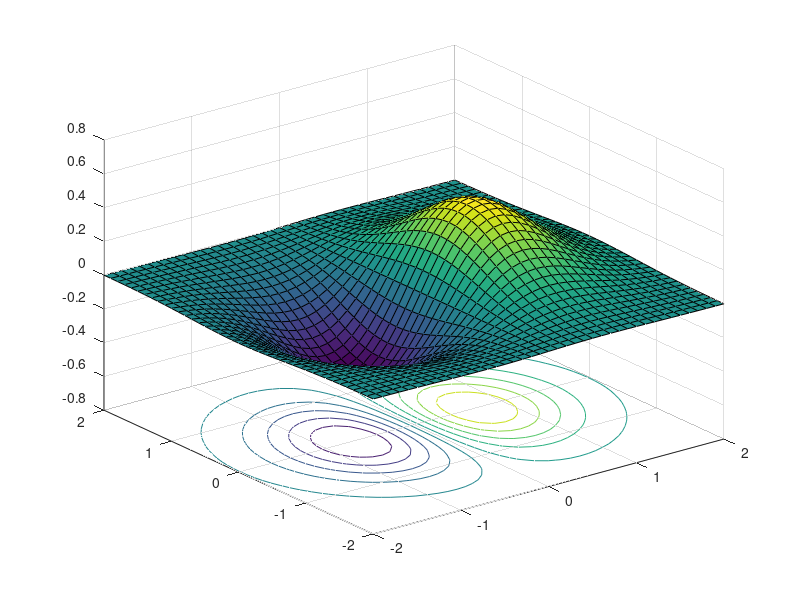
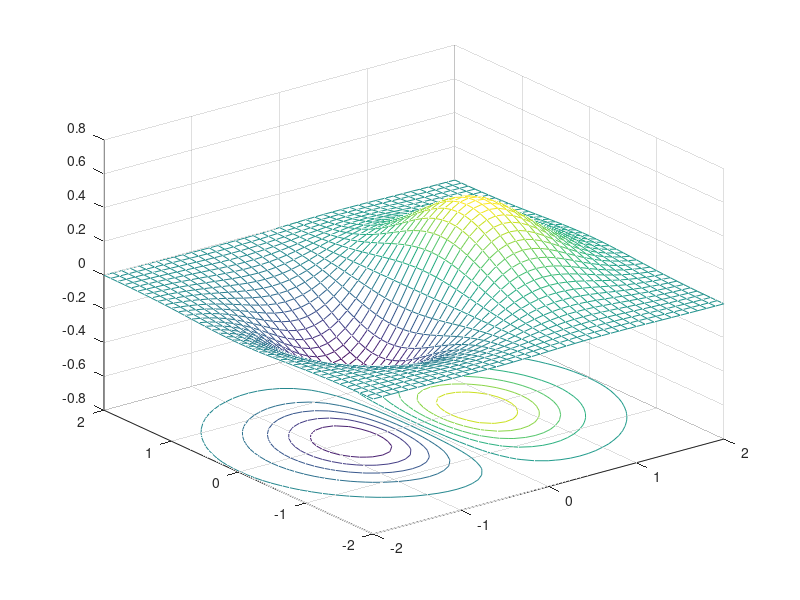
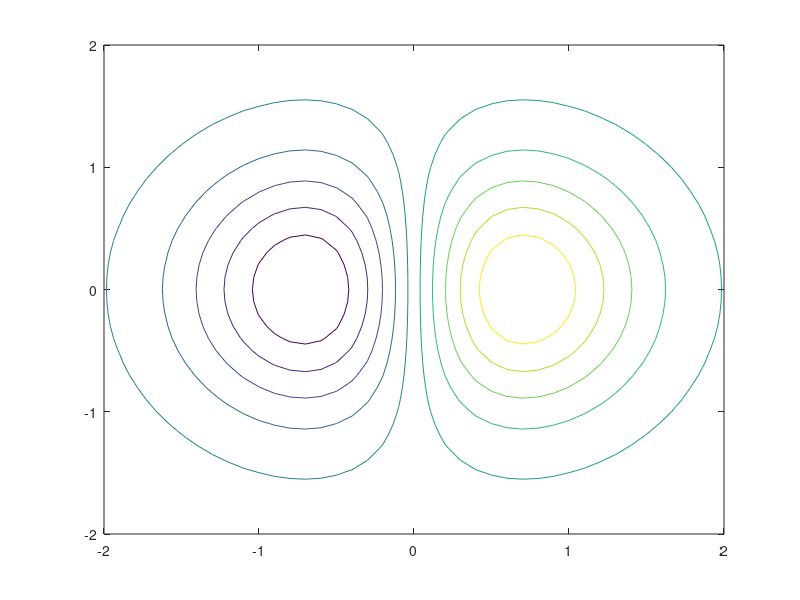

The MATLAB script that drew these images, in order:
clear all; clc; close all;

[x,y] = meshgrid( -2:.1:2 , -2:.1:2 );
f=@(x,y)[ x.*exp(-x.^2-y.^2)]; %#ok<*NBRAK>
z = f(x,y);

figure(1);
%surf(x,y,z);
surfc(x,y,z);

figure(2);
%mesh(x,y,z);
meshc(x,y,z);

figure(3);
contour(x,y,z);
% colorbar;

pause; close all;